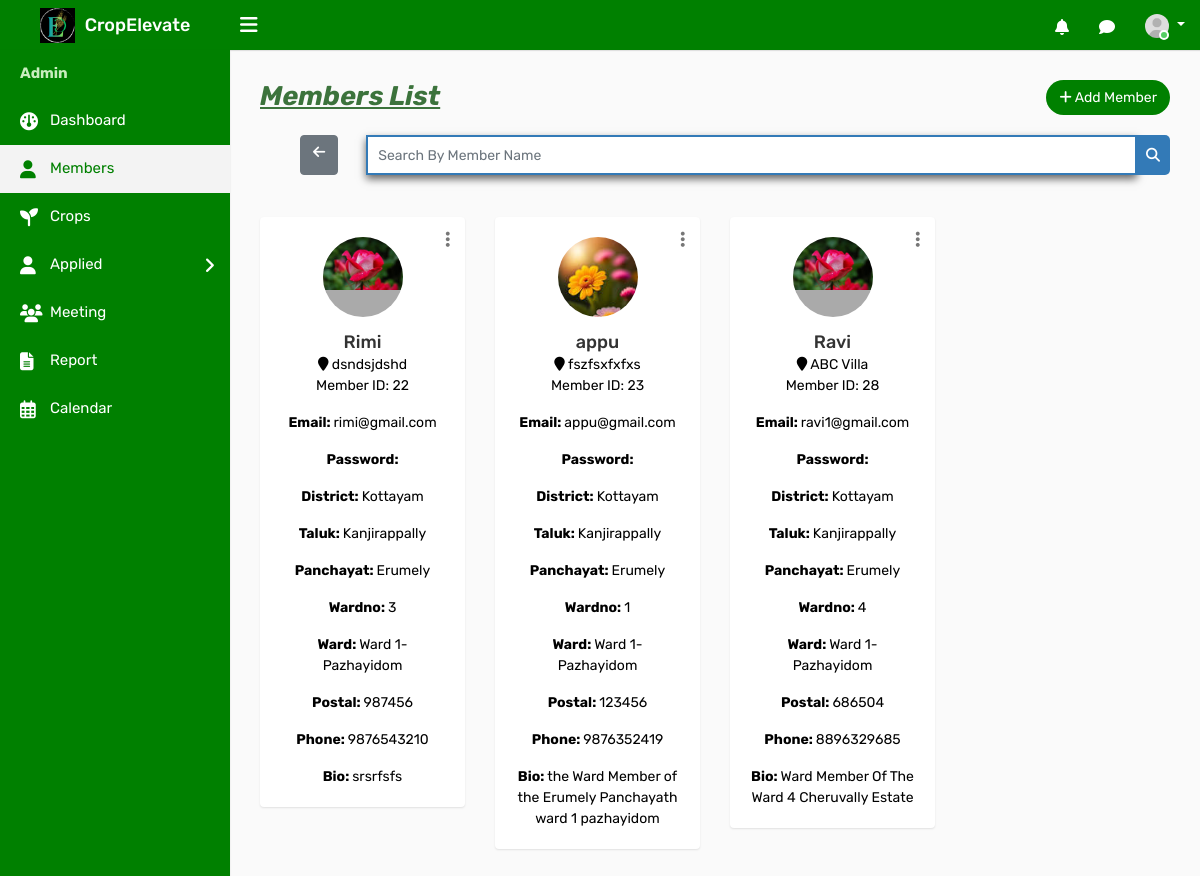
Screenshot of /admember with the database file from the repository.
### ceapp/models.py (models this page shows, shortened)
class Member(models.Model):
    user = models.ForeignKey(CustomUser, on_delete=models.CASCADE, blank=True, null=True)
    Name = models.CharField(max_length=100,null=True, blank=True)
    email = models.EmailField(max_length=100,null=True, blank=True)
    admin_set_password = models.CharField(max_length=128, blank=True, null=True)
    dob = models.CharField(max_length=100,null=True, blank=True)
    address = models.TextField()
    district= models.CharField(max_length=100,null=True, blank=True)
    taluk = models.CharField(max_length=255, null=True, blank=True)
    Panchayat = models.CharField(max_length=100,null=True, blank=True)
    wardname = models.CharField(max_length=100,null=True, blank=True)
    wardno = models.IntegerField(max_length=100,null=True, blank=True)
    postal = models.IntegerField()
    phone = models.IntegerField()
    bio=models.TextField()
    profile_photo = models.ImageField(upload_to='profile_photos/', blank=True, null=True)
    amob = models.IntegerField(max_length=100,null=True, blank=True)
    aemail = models.CharField(max_length=255, null=True, blank=True)
    degree = models.CharField(max_length=255, null=True, blank=True)
    institution = models.CharField(max_length=255, null=True,blank=True)
    reset_password = models.CharField(max_length=128, null=True, blank=True)  # New field for reset password
    is_active = models.BooleanField(default=True)

### ceapp/views.py (the view)
# urls.py: path('admember',views.admember,name='admember'),
def admember(request):
    members = Member.objects.filter(is_active=True)
    return render(request, 'admintemp/admember.html', {'members': members})

### templates/admintemp/admember.html (shortened to what this page needs)
{% load static %}
<!DOCTYPE html>
<html lang="en">
<head>
    <link rel="stylesheet" type="text/css" href="{% static 'assets/css/bootstrap.min.css' %}">
    <link rel="stylesheet" type="text/css" href="{% static 'assets/css/font-awesome.min.css' %}">
    <link rel="stylesheet" type="text/css" href="{% static 'assets/css/select2.min.css' %}">
    <link rel="stylesheet" type="text/css" href="{% static 'assets/css/bootstrap-datetimepicker.min.css' %}">
    <link rel="stylesheet" type="text/css" href="{% static 'assets/css/style.css' %}">
    <link rel="stylesheet" href="https://cdnjs.cloudflare.com/ajax/libs/font-awesome/6.2.0/css/all.min.css">
</head>
<body>
    <div class="main-wrapper">
        <div class="header">
			<div class="header-left">
				<a href="{% url 'adindex' %}" class="logo">
					<img src="{% static 'assets/img/adminlogo1.png' %}" width="35" height="35" alt=""> <span>CropElevate</span>
				</a>
			</div>
			<a id="toggle_btn" href="javascript:void(0);"><i class="fa fa-bars"></i></a>
            <ul class="nav user-menu float-right">
                <li class="nav-item dropdown d-none d-sm-block">
                    <a href="#" class="dropdown-toggle nav-link" data-toggle="dropdown"><i class="fa fa-bell-o"></i> </a>
                </li>
                <li class="nav-item dropdown d-none d-sm-block">
                    <a href="javascript:void(0);" id="open_msg_box" class="hasnotifications nav-link"><i class="fa fa-comment-o"></i> </a>
                </li>
                <li class="nav-item dropdown has-arrow">
                    <a href="#" class="dropdown-toggle nav-link user-link" data-toggle="dropdown">
                        <span class="user-img"><img class="rounded-circle" src="{% static 'assets/img/user.jpg' %}" width="40" alt="Admin">
							<span class="status online"></span></span>
                    </a>
                </li>
            </ul>
        </div>
        <div class="sidebar" id="sidebar">
            <div class="sidebar-inner slimscroll">
                <div id="sidebar-menu" class="sidebar-menu">
                    <ul>
                        <li class="menu-title" style="color:#c9edbe; font-weight:bold;">Admin</li>
                        <li>
                            <a href="{% url 'adindex' %}"><i class="fa fa-dashboard"></i> <span>Dashboard</span></a>
                        </li>
						<li class="active">
                            <a href="{% url 'admember' %}"><i class="fa fa-user"></i> <span>Members</span></a>
                        </li>
                        <li>
                            <a href="{% url 'adcrop' %}"><i class="fas fa-seedling fa-2x"></i> <span>Crops</span></a>
                        </li>
                        <li class="submenu green-background">
                            <a href="#"><i class="fa fa-user"></i> Applied <span class="menu-arrow"></span></a>
                        </li>
                        <li>
                            <a href="{% url 'admeeting' %}"><i class="fas fa-users fa-2x"></i>
                            </i> <span>Meeting</span></a>
                        </li>
                        <li>
                            <a href="{% url 'adreport' %}"><i class="fas fa-file-text"></i>
                            </i> <span>Report</span></a>
                        </li>
                        <li>
                            <a href="{% url 'adcalendar' %}"><i class="far fa-calendar-alt fa-2x"></i>
                                <span>Calendar</span></a>
                        </li>
                    </ul>
                </div>
            </div>
        </div>
        <div class="page-wrapper">
            <div class="content">
                <div class="row">
                    <div class="col-sm-4 col-3">
                        <h4 class="page-title" style="font-size:27px; color:#3c733c;" id="memberlist"><b><i><u>Members List</b></i></u></h4>
                    </div>
                    <div class="col-sm-8 col-9 text-right m-b-20">
                        <a href="{% url 'adaddmember' %}" class="btn btn-primary btn-rounded float-right" style="background-color: green; color: white;"><i class="fa fa-plus" id="addmem"></i> Add Member</a>
                    </div>
                </div>
                <div class="row">
                    <div class="col-md-12">
                        <form id="search-form" method="GET" action="{% url 'search_member' %}">
                            <div class="input-group">
                                <a href="{% url 'admember' %}" class="btn btn-secondary" style="margin-left:40px;"><i class="fa fa-arrow-left"></i></a>&ensp;&ensp;&ensp;&ensp;
                                <input type="text" class="form-control custom-search-input" name="membername" placeholder="Search By Member Name">
                                <div class="input-group-append">
                                    <button class="btn btn-primary custom-search-btn" type="submit"><i class="fa fa-search"></i></button>
                                </div>
                            </div>
                        </form>
                    </div>
                </div><br><br>
                <div class="row doctor-grid">
                    {% for member in members %}
                    <div class="col-md-4 col-sm-4  col-lg-3">
                        <div class="profile-widget">
                             <div class="doctor-img">
                                <a class="avatar" href="#"><img alt="" src="{{ member.profile_photo.url }}"></a>
                               </div>
                            <div class="dropdown profile-action">
                                <a href="#" class="action-icon dropdown-toggle" data-toggle="dropdown" aria-expanded="false"><i class="fa fa-ellipsis-v"></i></a>
                            </div>
                            <h4 class="doctor-name text-ellipsis"><a href="profile.html"> {{ member.Name }}</a></h4>
                            <div class="user-country" style="color:black;">
                                <i class="fa fa-map-marker"></i> {{ member.address }}
                            </div>
                            <div>
                                <p style="color:black;">Member ID: {{ member.id }}</p>
                                <p class="card-text" style="color:black;"><b>Email: </b>{{ member.email }}</p>
                                <p class="card-text" style="color:black;"><b>Password: </b>{{ member.password }}</p>
                                <p class="card-text" style="color:black;"><b>District: </b>{{ member.district }}</p>
                                <p class="card-text" style="color:black;"><b>Taluk: </b>{{ member.taluk }}</p>
                                <p class="card-text" style="color:black;"><b>Panchayat: </b>{{ member.Panchayat }}</p>
                                <p class="card-text" style="color:black;"><b>Wardno: </b>{{ member.wardno }}</p>
                                <p class="card-text" style="color:black;"><b>Ward: </b>{{ member.wardname }}</p>
                                <p class="card-text" style="color:black;"><b>Postal: </b>{{ member.postal }}</p>
                                <p class="card-text" style="color:black;"><b>Phone: </b>{{ member.phone }}</p>
                                <p class="card-text" style="color:black;"><b>Bio: </b>{{ member.bio }}</p>
                            </div>
                        </div>
                    </div>
                    {% endfor %}
                </div>
            </div>
		</div>
    </div>
</body>
</html>

### rows the page displays
Member: profile_photo (picture), Name "Rimi", address "dsndsjdshd", id "22", email "rimi@gmail.com", district "Kottayam", taluk "Kanjirappally", Panchayat "Erumely", wardno "3", wardname "Ward 1-Pazhayidom", postal "987456", phone "9876543210", bio "srsrfsfs"
Member: profile_photo (picture), Name "appu", address "fszfsxfxfxs", id "23", email "appu@gmail.com", district "Kottayam", taluk "Kanjirappally", Panchayat "Erumely", wardno "1", wardname "Ward 1-Pazhayidom", postal "123456", phone "9876352419", bio "the Ward Member of the Erumely Panchayath ward 1 pazhayidom"
Member: profile_photo (picture), Name "Ravi", address "ABC Villa", id "28", email "ravi1@gmail.com", district "Kottayam", taluk "Kanjirappally", Panchayat "Erumely", wardno "4", wardname "Ward 1-Pazhayidom", postal "686504", phone "8896329685", bio "Ward Member Of The Ward 4 Cheruvally Estate"
